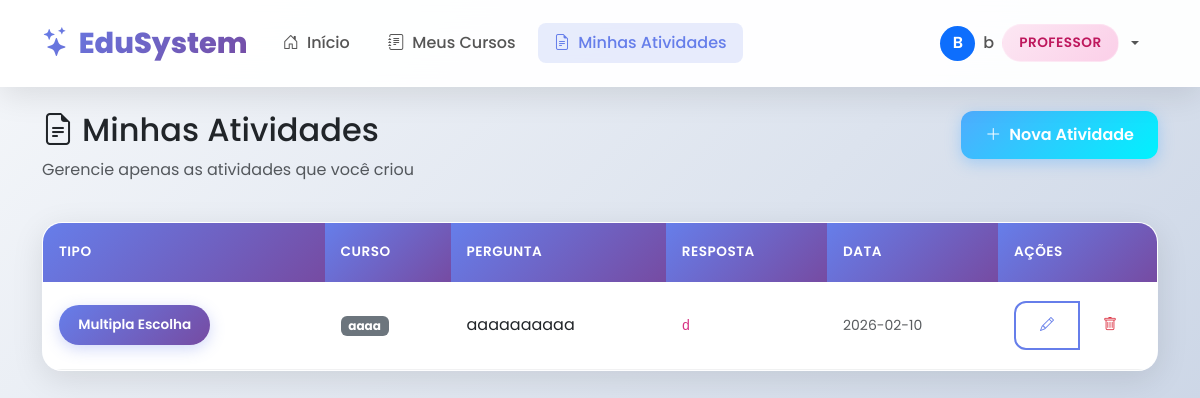
The app's page /professor/atividades (signed in) with its own data.
### tables this page shows
CREATE TABLE atividades (
            id INTEGER PRIMARY KEY AUTOINCREMENT,
            curso_id INTEGER NOT NULL,
            tipo TEXT NOT NULL,
            pergunta TEXT NOT NULL,
            opcoes TEXT,
            resposta_correta TEXT NOT NULL,
            dica TEXT,
            professor_id INTEGER,
            data_criacao TIMESTAMP DEFAULT CURRENT_TIMESTAMP,
            FOREIGN KEY (curso_id) REFERENCES cursos(id),
            FOREIGN KEY (professor_id) REFERENCES usuarios(id)
        );

CREATE TABLE cursos (
            id INTEGER PRIMARY KEY AUTOINCREMENT,
            nome TEXT UNIQUE NOT NULL,
            descricao TEXT,
            professor_id INTEGER,
            data_criacao TIMESTAMP DEFAULT CURRENT_TIMESTAMP,
            FOREIGN KEY (professor_id) REFERENCES usuarios(id)
        );

### app.py (the view, shortened to what this page needs)
@app.route('/professor/atividades', methods=['GET', 'POST'])
@login_required
@professor_required
def professor_atividades():
    conn = conectar()
    cursor = conn.cursor()
    cursor.execute("SELECT id, nome FROM cursos WHERE professor_id = ? ORDER BY nome", (session['user_id'],))
    cursos = cursor.fetchall()
    cursor.execute("""
        SELECT a.*, c.nome as curso_nome
        FROM atividades a
        JOIN cursos c ON a.curso_id = c.id
        WHERE a.professor_id = ?
        ORDER BY a.data_criacao DESC
    """, (session['user_id'],))
    atividades = cursor.fetchall()
    conn.close()
    tipos = [
        ('multipla_escolha', 'Múltipla Escolha'),
        ('verdadeiro_falso', 'Verdadeiro ou Falso'),
        ('preencher_lacunas', 'Preencher Lacunas'),
        ('ordenar', 'Ordenar Etapas'),
        ('sequencia_logica', 'Sequência Lógica'),
        ('correspondencia', 'Correspondência'),
        ('classificacao', 'Classificação'),
        ('escolha_multipla', 'Escolha Múltipla'),
        ('palavra_embaralhada', 'Palavra Embaralhada'),
        ('mini_cenario', 'Mini-Cenário')
    ]
    return render_template('professor/atividades.html',
                         cursos=cursos,
                         atividades=atividades,
                         tipos=tipos)

### app.py (called while the page is built)
def conectar():
    conn = sqlite3.connect(DB_NAME)
    conn.row_factory = sqlite3.Row
    return conn

def login_required(f):
    @wraps(f)
    def decorated_function(*args, **kwargs):
        if 'user_id' not in session:
            return redirect(url_for('login'))
        return f(*args, **kwargs)
    return decorated_function

def professor_required(f):
    @wraps(f)
    def decorated_function(*args, **kwargs):
        if session.get('tipo') != 'professor':
            flash('Acesso restrito a professores!', 'danger')
            return redirect(url_for('dashboard'))
        return f(*args, **kwargs)
    return decorated_function

### templates/professor/atividades.html (shortened to what this page needs)
{% extends "base.html" %}
{% block content %}
<div class="row mb-4">
    <div class="col-md-8">
        <h2><i class="bi bi-file-earmark-text me-2"></i>Minhas Atividades</h2>
        <p class="text-muted">Gerencie apenas as atividades que você criou</p>
    </div>
    <div class="col-md-4 text-end">
        <button class="btn btn-success" data-bs-toggle="modal" data-bs-target="#modalAtividade">
            <i class="bi bi-plus-lg me-2"></i>Nova Atividade
        </button>
    </div>
</div>
<div class="card">
    <div class="table-responsive">
        <table class="table table-hover mb-0 align-middle">
            <thead class="table-light">
                <tr>
                    <th>Tipo</th>
                    <th>Curso</th>
                    <th>Pergunta</th>
                    <th>Resposta</th>
                    <th>Data</th>
                    <th width="100">Ações</th>
                </tr>
            </thead>
            <tbody>
                {% for atv in atividades %}
                <tr>
                    <td>
                        <span class="activity-type-badge">
                            {{ atv.tipo.replace('_', ' ').title() }}
                        </span>
                    </td>
                    <td><span class="badge bg-secondary">{{ atv.curso_nome }}</span></td>
                    <td>{{ atv.pergunta[:50] }}{% if atv.pergunta|length > 50 %}...{% endif %}</td>
                    <td><code class="small">{{ atv.resposta_correta }}</code></td>
                    <td class="text-muted small">{{ atv.data_criacao[:10] }}</td>
                    <td>
                        <div class="btn-group btn-group-sm">
                            <button class="btn btn-outline-primary" onclick="editarAtividade('{{ atv.id }}', '{{ atv.curso_id }}', '{{ atv.tipo }}', '{{ atv.pergunta|replace("'", "\\'") }}', '{{ atv.opcoes or '' }}', '{{ atv.resposta_correta }}', '{{ atv.dica or '' }}')" title="Editar">
                                <i class="bi bi-pencil"></i>
                            </button>
                            <button class="btn btn-outline-danger" onclick="confirmarExclusaoAtividade('{{ atv.id }}', '{{ atv.pergunta[:30] }}')" title="Excluir">
                                <i class="bi bi-trash"></i>
                            </button>
                        </div>
                    </td>
                </tr>
                {% endfor %}
            </tbody>
        </table>
    </div>
</div>
{% endblock %}

### templates/base.html (style rules this page uses)
:root { --primary-gradient: linear-gradient(135deg, #667eea 0%, #764ba2 100%); --secondary-gradient: linear-gradient(135deg, #f093fb 0%, #f5576c 100%); --success-gradient: linear-gradient(135deg, #4facfe 0%, #00f2fe 100%); --warning-gradient: linear-gradient(135deg, #fa709a 0%, #fee140 100%); --dark-gradient: linear-gradient(135deg, #2c3e50 0%, #4ca1af 100%); --glass-bg: rgba(255, 255, 255, 0.95); --glass-border: rgba(255, 255, 255, 0.2); --shadow-soft: 0 8px 32px rgba(0, 0, 0, 0.1); --shadow-hover: 0 20px 60px rgba(0, 0, 0, 0.15); --radius-lg: 20px; --radius-md: 12px; --radius-sm: 8px; }
* { font-family: 'Poppins', sans-serif; }
body { background: linear-gradient(135deg, #f5f7fa 0%, #c3cfe2 100%); min-height: 100vh; overflow-x: hidden; }
.card { background: var(--glass-bg); backdrop-filter: blur(10px); border: 1px solid var(--glass-border); border-radius: var(--radius-lg); box-shadow: var(--shadow-soft); transition: all 0.4s cubic-bezier(0.175, 0.885, 0.32, 1.275); overflow: hidden; animation: slideInUp 0.6s ease-out; }
.card::before { content: ''; position: absolute; top: 0; left: -100%; width: 100%; height: 100%; background: linear-gradient(90deg, transparent, rgba(255,255,255,0.4), transparent); transition: left 0.5s; }
.btn { border-radius: var(--radius-md); font-weight: 600; padding: 0.75rem 1.5rem; border: none; position: relative; overflow: hidden; transition: all 0.3s ease; }
.btn::before { content: ''; position: absolute; top: 50%; left: 50%; width: 0; height: 0; border-radius: 50%; background: rgba(255,255,255,0.3); transform: translate(-50%, -50%); transition: width 0.6s, height 0.6s; }
.btn-success { background: var(--success-gradient); box-shadow: 0 4px 15px rgba(79, 172, 254, 0.4); }
.btn-outline-primary { border: 2px solid #667eea; color: #667eea; background: transparent; }
.table { margin-bottom: 0; }
.table thead th { background: var(--primary-gradient); color: white; font-weight: 600; text-transform: uppercase; font-size: 0.85rem; letter-spacing: 0.5px; border: none; padding: 1.2rem 1rem; }
.table tbody tr { transition: all 0.3s ease; }
.table tbody td { padding: 1.2rem 1rem; vertical-align: middle; border-bottom: 1px solid rgba(0,0,0,0.05); }
.activity-type-badge { display: inline-flex; align-items: center; gap: 0.5rem; padding: 0.6rem 1.2rem; background: var(--primary-gradient); color: white; border-radius: 50px; font-size: 0.85rem; font-weight: 600; box-shadow: 0 4px 15px rgba(102, 126, 234, 0.3); }

### records on screen
atividades: tipo.replace "Multipla Escolha", curso_nome "aaaa", pergunta "aaaaaaaaaa", resposta_correta "d", data_criacao "2026-02-10"

### other values on screen
{{ session.nome[0].upper() }} "B"
{{ session.nome }} "b"
{{ session.tipo }} "PROFESSOR"
